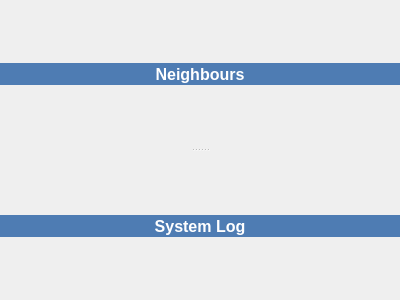
<?xml version="1.0" encoding="UTF-8"?>
<ui version="4.0">
 <class>WidgetActivity</class>
 <widget class="QWidget" name="WidgetActivity">
  <property name="geometry">
   <rect>
    <x>0</x>
    <y>0</y>
    <width>400</width>
    <height>300</height>
   </rect>
  </property>
  <property name="windowTitle">
   <string>Activity</string>
  </property>
  <property name="windowIcon">
   <iconset resource="../Resource.qrc">
    <normaloff>:/Resource/Generic/Globe.png</normaloff>:/Resource/Generic/Globe.png</iconset>
  </property>
  <layout class="QVBoxLayout" name="verticalLayout">
   <property name="spacing">
    <number>0</number>
   </property>
   <property name="margin">
    <number>0</number>
   </property>
   <item>
    <widget class="QSplitter" name="splitterActivity">
     <property name="contextMenuPolicy">
      <enum>Qt::CustomContextMenu</enum>
     </property>
     <property name="orientation">
      <enum>Qt::Vertical</enum>
     </property>
     <widget class="QFrame" name="frameNeighbours">
      <property name="frameShape">
       <enum>QFrame::NoFrame</enum>
      </property>
      <property name="frameShadow">
       <enum>QFrame::Raised</enum>
      </property>
      <layout class="QVBoxLayout" name="verticalLayout_4">
       <property name="spacing">
        <number>0</number>
       </property>
       <property name="margin">
        <number>0</number>
       </property>
       <item>
        <widget class="QToolButton" name="toolButtonNeighboursHeader">
         <property name="sizePolicy">
          <sizepolicy hsizetype="Expanding" vsizetype="Fixed">
           <horstretch>0</horstretch>
           <verstretch>0</verstretch>
          </sizepolicy>
         </property>
         <property name="styleSheet">
          <string notr="true">QToolButton {
	background-color: rgb(78, 124, 179);
	color: rgb(255, 255, 255);
	border: none;
	font-size: 16px;
	font-weight: bold;
}
</string>
         </property>
         <property name="text">
          <string>Neighbours</string>
         </property>
         <property name="icon">
          <iconset resource="../Resource.qrc">
           <normaloff>:/Resource/Network/Network.png</normaloff>:/Resource/Network/Network.png</iconset>
         </property>
         <property name="iconSize">
          <size>
           <width>20</width>
           <height>20</height>
          </size>
         </property>
         <property name="toolButtonStyle">
          <enum>Qt::ToolButtonTextBesideIcon</enum>
         </property>
        </widget>
       </item>
       <item>
        <layout class="QVBoxLayout" name="verticalLayoutNeighbours"/>
       </item>
      </layout>
     </widget>
     <widget class="QFrame" name="frameSystemLog">
      <property name="frameShape">
       <enum>QFrame::NoFrame</enum>
      </property>
      <property name="frameShadow">
       <enum>QFrame::Raised</enum>
      </property>
      <layout class="QVBoxLayout" name="verticalLayout_5">
       <property name="spacing">
        <number>0</number>
       </property>
       <property name="margin">
        <number>0</number>
       </property>
       <item>
        <widget class="QToolButton" name="toolButtonSystemLogHeader">
         <property name="sizePolicy">
          <sizepolicy hsizetype="Expanding" vsizetype="Fixed">
           <horstretch>0</horstretch>
           <verstretch>0</verstretch>
          </sizepolicy>
         </property>
         <property name="styleSheet">
          <string notr="true">QToolButton {
	background-color: rgb(78, 124, 179);
	color: rgb(255, 255, 255);
	border: none;
	font-size: 16px;
	font-weight: bold;
}
</string>
         </property>
         <property name="text">
          <string>System Log</string>
         </property>
         <property name="icon">
          <iconset resource="../Resource.qrc">
           <normaloff>:/Resource/Network/PacketDump.png</normaloff>:/Resource/Network/PacketDump.png</iconset>
         </property>
         <property name="iconSize">
          <size>
           <width>20</width>
           <height>20</height>
          </size>
         </property>
         <property name="checkable">
          <bool>false</bool>
         </property>
         <property name="checked">
          <bool>false</bool>
         </property>
         <property name="toolButtonStyle">
          <enum>Qt::ToolButtonTextBesideIcon</enum>
         </property>
        </widget>
       </item>
       <item>
        <layout class="QVBoxLayout" name="verticalLayoutSystemLog"/>
       </item>
      </layout>
     </widget>
    </widget>
   </item>
  </layout>
 </widget>
 <resources>
  <include location="../Resource.qrc"/>
 </resources>
 <connections/>
</ui>
